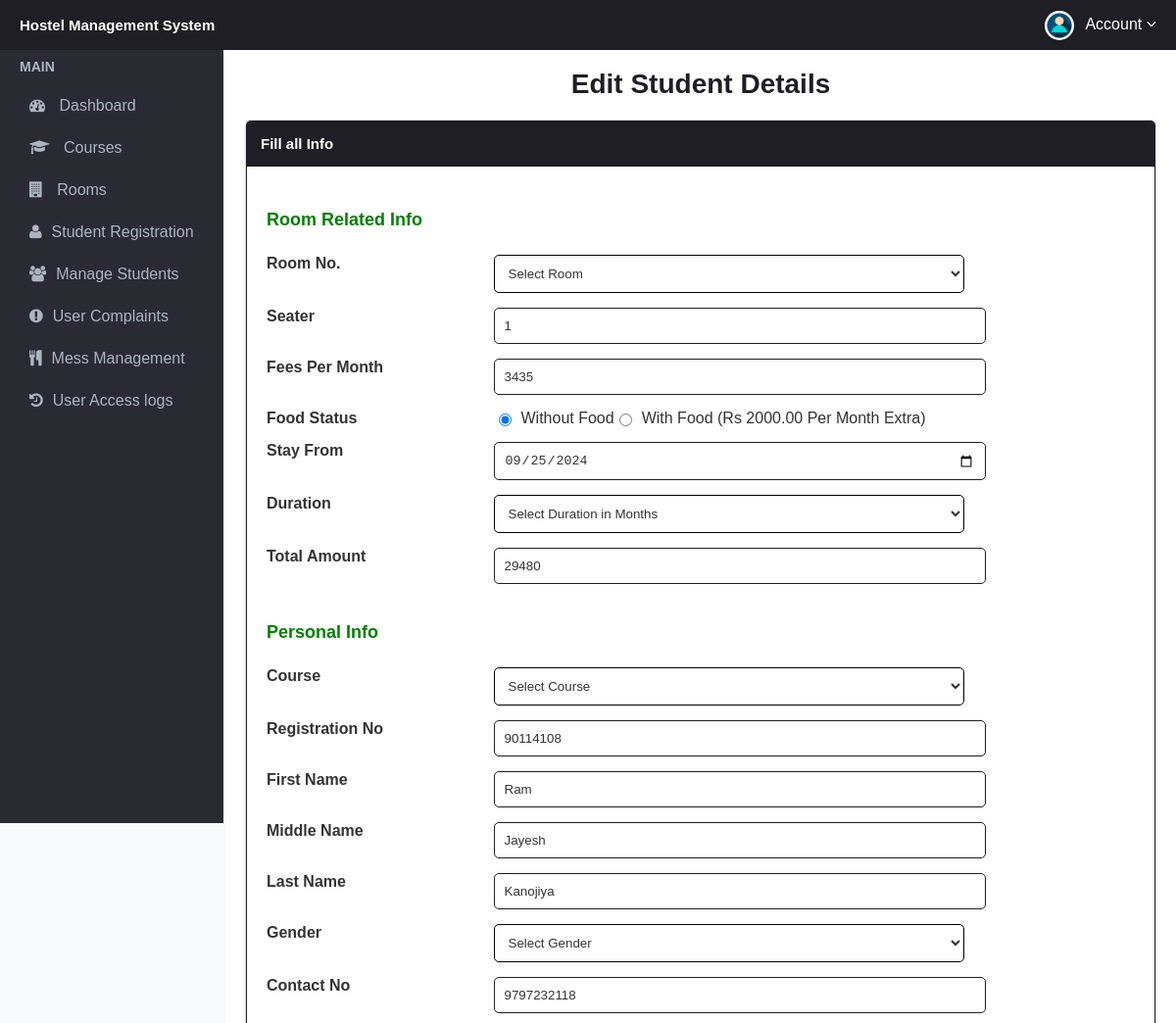
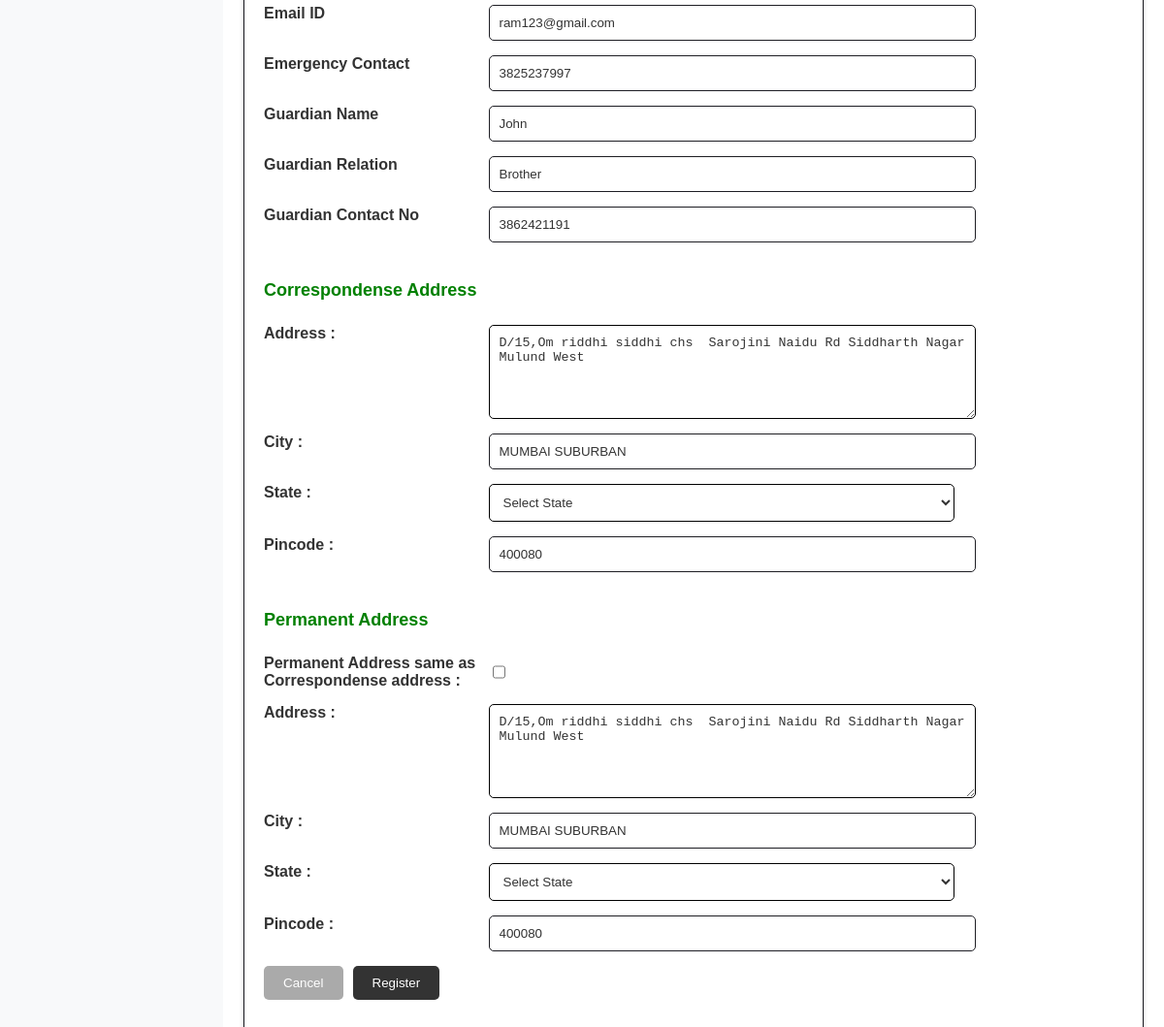
Page /admin/edit-students.php?edit=2 (signed in) on the committed database (2 pictures, top to bottom).
### tables this page shows
CREATE TABLE `registration` (
  `id` int(11) NOT NULL,
  `userid` int(11) DEFAULT NULL,
  `roomno` int(11) NOT NULL,
  `seater` int(11) NOT NULL,
  `feespm` int(11) NOT NULL,
  `foodstatus` int(11) NOT NULL,
  `stayfrom` date NOT NULL,
  `duration` int(11) NOT NULL,
  `totalamt` int(11) DEFAULT NULL,
  `course` varchar(500) NOT NULL,
  `regno` int(11) NOT NULL,
  `firstName` varchar(500) NOT NULL,
  `middleName` varchar(500) NOT NULL,
  `lastName` varchar(500) NOT NULL,
  `gender` varchar(250) NOT NULL,
  `contactno` bigint(11) NOT NULL,
  `emailid` varchar(500) NOT NULL,
  `egycontactno` bigint(11) NOT NULL,
  `guardianName` varchar(500) NOT NULL,
  `guardianRelation` varchar(500) NOT NULL,
  `guardianContactno` bigint(11) NOT NULL,
  `corresAddress` varchar(500) NOT NULL,
  `corresCIty` varchar(500) NOT NULL,
  `corresState` varchar(500) NOT NULL,
  `corresPincode` int(11) NOT NULL,
  `pmntAddress` varchar(500) NOT NULL,
  `pmntCity` varchar(500) NOT NULL,
  `pmnatetState` varchar(500) NOT NULL,
  `pmntPincode` int(11) NOT NULL,
  `postingDate` timestamp NOT NULL DEFAULT current_timestamp(),
  `updationDate` varchar(500) NOT NULL
);

### admin/edit-students.php (the view, shortened to what this page needs)
<?php
include('includes/config.php');
$studentId = intval(value: $_GET['edit']);
$query10 = "SELECT * FROM registration WHERE id=?";
$stmt10 = $mysqli->prepare( $query10);
$stmt10->bind_param('i', $studentId);
$stmt10->execute();
$result10 = $stmt10->get_result();
$row2 = $result10->fetch_object();
?>
<!doctype html>
<html lang="en" class="no-js">
<head>
    <link rel="stylesheet" href="css/font-awesome.min.css">
    <link rel="stylesheet" href="css/header_and_sidebar.css">
    <link rel="stylesheet" href="css/edit-students.css">
</head>
    <body>
    <?php include('includes/header.php'); ?>
        <?php include('includes/sidebar.php'); ?>
        <div class="content-wrapper">
                        <h2 class="page-title">Edit Student Details </h2>
                                <div class="panel panel-primary">
                                    <div class="panel-heading">Fill all Info</div>
                                    <div class="panel-body">
                                        <form method="post" action="" class="fhorizon"  onsubmit="return validateForm();" id="registrationForm">
                                            <div class="fgroup">
                                                    <h4 style="color: green" align="left">Room Related Info </h4>
                                            </div>
                                            <div class="fgroup">
                                                <label>Room No. </label>
                                                    <select name="room" id="room" class="fcontrol"
                                                        onChange="getSeater(this.value);" onBlur="checkAvailability()" value="<?php echo $row2->roomno;?>"  required>
                                                        <option value="">Select Room</option>
                                                    </select>
                                            </div>
                                            <div class="fgroup">
                                                <label >Seater</label>
                                                    <input type="text" name="seater" id="seater" class="fcontrol" value="<?php echo $row2->seater;?>" >
                                            </div>
                                            <div class="fgroup">
                                                <label >Fees Per Month</label>
                                                    <input type="text" name="fpm" id="fpm" class="fcontrol"  value="<?php echo $row2->feespm;?>" >
                                            </div>
                                            <div class="fgroup">
                                                <label >Food Status</label>
                                                    <input type="radio" value="0" name="foodstatus" checked="checked"> Without Food
                                                  <input type="radio" value="1" name="foodstatus"> With Food (Rs 2000.00 Per Month Extra)
                                            </div>
                                            <div class="fgroup">
                                                <label >Stay From</label>
                                                    <input type="date" name="stayf" id="stayf" class="fcontrol"  value="<?php echo $row2->stayfrom;?>">
                                            </div>
                                            <div class="fgroup">
                                                <label >Duration</label>
                                                    <select name="duration" id="duration" class="fcontrol" value="<?php echo $row2->duration;?>">
                                                        <option value="">Select Duration in Months</option>
                                                    </select>
                                            </div>
                                            <div class="fgroup">
                                                <label >Total Amount</label>
                                                  <input type="text" name="ta" id="ta" class="fcontrol" value="<?php echo $row2->totalamt;?>" >
                                            </div>
                                            <div class="fgroup">
                                                <label>
                                                    <h4 style="color: green" align="left">Personal Info</h4>
                                                </label>
                                            </div>
                                            <div class="fgroup">
                                                <label >Course</label>
                                                    <select name="course" id="course" class="fcontrol" required>
                                                        <option value="">Select Course</option>
                                                    </select>
                                            </div>
                                            <div class="fgroup">
                                                <label >Registration No</label>
                                                    <input type="text" name="regno" id="regno" class="fcontrol" value="<?php echo $row2->regno;?>" required>
                                            </div>
                                            <div class="fgroup">
                                                <label >First Name</label>
                                                    <input type="text" name="fname" id="fname" class="fcontrol"  value="<?php echo $row2->firstName;?>" required>
                                            </div>
                                            <div class="fgroup">
                                                <label >Middle Name</label>
                                                    <input type="text" name="mname" id="mname" class="fcontrol" value="<?php echo $row2->middleName;?>">
                                            </div>
                                            <div class="fgroup">
                                                <label >Last Name</label>
                                                    <input type="text" name="lname" id="lname" class="fcontrol" value="<?php echo $row2->lastName;?>" required>
                                            </div>
                                            <div class="fgroup">
                                                <label >Gender</label>
                                                    <select name="gender" class="fcontrol" required>
                                                        <option value="">Select Gender</option>
                                                    </select>
                                            </div>
                                            <div class="fgroup">
                                                <label >Contact No</label>
                                                    <input type="text" name="contact" id="contact" class="fcontrol"  value="<?php echo $row2->contactno;?>" required>
                                            </div>
                                            <div class="fgroup">
                                                <label >Email ID</label>
                                                    <input type="email" name="email" id="email" class="fcontrol" value="<?php echo $row2->emailid;?>" required>
                                            </div>
                                            <div class="fgroup">
                                                <label >Emergency Contact</label>
                                                    <input type="text" name="econtact" id="econtact" class="fcontrol" value="<?php echo $row2->egycontactno;?>" required>
                                            </div>
                                           <div class="fgroup">
                                                <label >Guardian Name</label>
                                                    <input type="text" name="gname" id="gname" class="fcontrol" value="<?php echo $row2->guardianName;?>" required>
                                            </div>
                                            <div class="fgroup">
                                                <label >Guardian Relation</label>
                                                    <input type="text" name="grelation" id="grelation" class="fcontrol" value="<?php echo $row2->guardianRelation;?>" required>
                                            </div>
                                           <div class="fgroup">
                                                <label >Guardian Contact No</label>
                                                    <input type="text" name="gcontact" id="gcontact" class="fcontrol" value="<?php echo $row2->guardianContactno;?>"  required>
                                            </div>
                                            <div class="fgroup">
                                                <label>
                                                    <h4 style="color: green" align="left">Correspondense Address </h4>
                                                </label>
                                            </div>
                                            <div class="fgroup">
                                                <label >Address : </label>
                                                    <textarea rows="5" name="address" id="address" class="fcontrol"
                                                        required="required" ><?php echo $row2->corresAddress;?></textarea>
                                            </div>
                                            <div class="fgroup">
                                                <label >City : </label>
                                                    <input type="text" name="city" id="city" class="fcontrol"
                                                        required="required" value="<?php echo $row2->corresCIty;?>">
                                            </div>
                                            <div class="fgroup">
                                                <label >State :</label>
                                                    <select name="state" id="state" class="fcontrol" required>
                                                        <option value="">Select State</option>
                                                    </select>
                                            </div>
                                            <div class="fgroup">
                                                <label >Pincode : </label>
                                                    <input type="text" name="pincode" id="pincode" class="fcontrol"
                                                        required="required" value="<?php echo $row2->corresPincode;?>">
                                            </div>
                                            <div class="fgroup">
                                                <label>
                                                    <h4 style="color: green" align="left">Permanent Address </h4>
                                                </label>
                                            </div>
                                            <div class="fgroup">
                                                <label>Permanent Address same as
                                                    Correspondense address : </label>
                                                    <input type="checkbox" id="adcheck" value="1" />
                                            </div>
                                            <div class="fgroup">
                                                <label >Address : </label>
                                                    <textarea rows="5" name="paddress" id="paddress"
                                                        class="fcontrol" required="required"><?php echo $row2->pmntAddress;?></textarea>
                                            </div>
                                            <div class="fgroup">
                                                <label >City : </label>
                                                    <input type="text" name="pcity" id="pcity" class="fcontrol"
                                                        required="required" value="<?php echo $row2->pmntCity;?>">
                                            </div>
                                            <div class="fgroup">
                                                <label >State :</label>
                                                    <select name="pstate" id="pstate" class="fcontrol" required>
                                                        <option value="">Select State</option>
                                                    </select>
                                            </div>
                                            <div class="fgroup">
                                                <label >Pincode : </label>
                                                    <input type="text" name="ppincode" id="ppincode"
                                                        class="fcontrol" required="required" value="<?php echo $row2->pmntPincode;?>">
                                            </div>
                                            <div class="fgroup">
                                                <button class="btn btn-default" type="submit">Cancel</button>
                                                <input type="submit" name="update" Value="Register"
                                                    class="btn btn-primary">
                                            </div>
                                        </form>
                                    </div>
                                </div>
        </div>
</body>
</html>

### rows in the picture
registration: seater "1", fpm "3435", stayf "09/25/2024", ta "29480", regno "90114108", fname "Ram", mname "Jayesh", lname "Kanojiya", contact "9797232118", email "ram123@gmail.com", econtact "3825237997", gname "John", grelation "Brother", gcontact "3862421191", address "D/15,Om riddhi siddhi chs Sarojini Naidu Rd Siddharth Nagar Mulund West", city "MUMBAI SUBURBAN", pincode "400080", paddress "D/15,Om riddhi siddhi chs Sarojini Naidu Rd Siddharth Nagar Mulund West", pcity "MUMBAI SUBURBAN", ppincode "400080"
